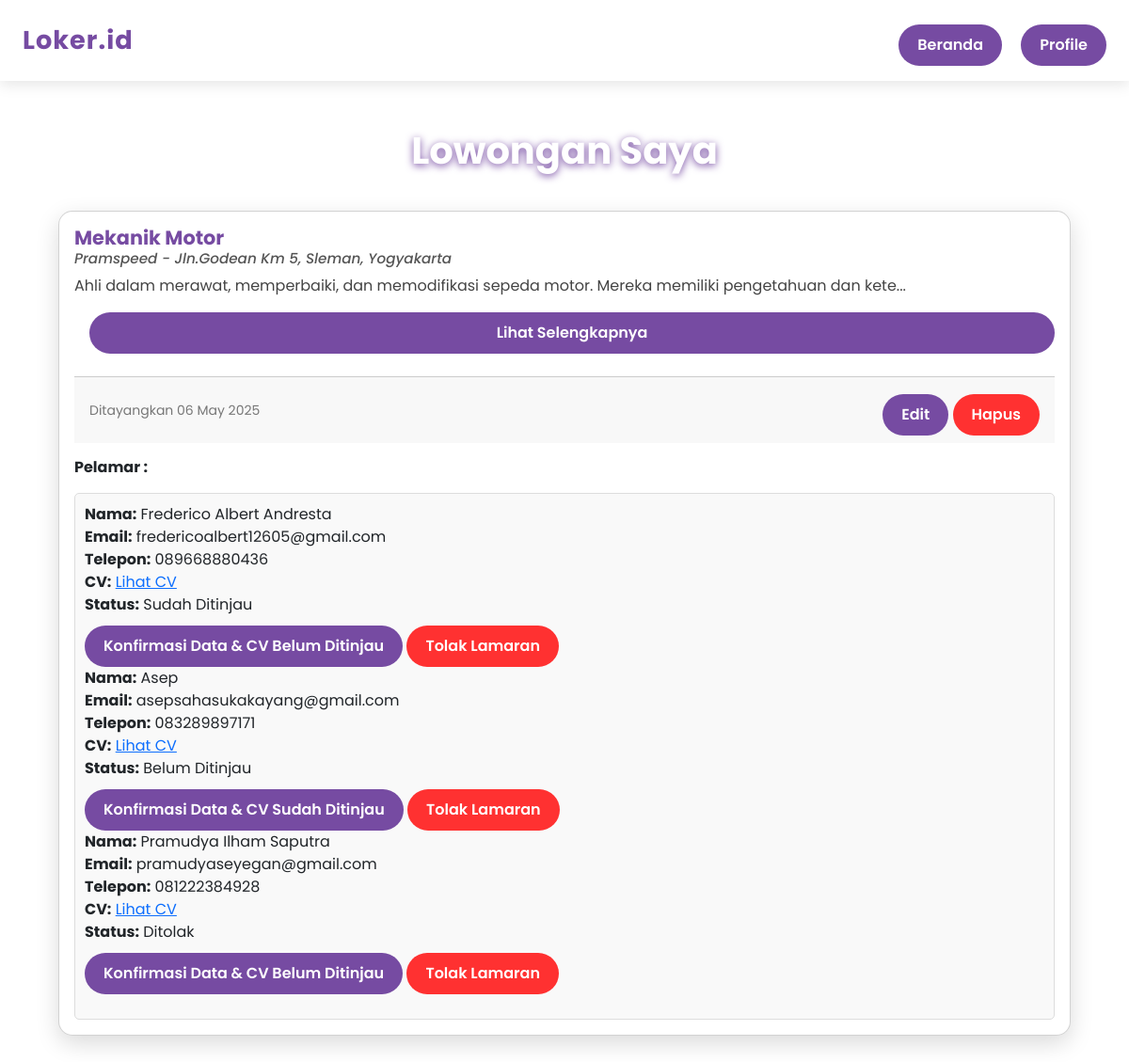
The app's page /my_jobs.php (signed in) with its own data.
### tables this page shows
CREATE TABLE `jobs` (
  `id` int(11) NOT NULL,
  `job_title` varchar(255) NOT NULL,
  `company_name` varchar(255) NOT NULL,
  `location` varchar(255) NOT NULL,
  `description` text NOT NULL,
  `posted_date` datetime DEFAULT current_timestamp(),
  `created_by` int(11) NOT NULL
);

CREATE TABLE `applications` (
  `application_id` int(11) NOT NULL,
  `job_id` int(11) NOT NULL,
  `applicant_name` varchar(255) NOT NULL,
  `applicant_email` varchar(255) NOT NULL,
  `applicant_phone` varchar(255) NOT NULL,
  `cv_file` varchar(255) NOT NULL,
  `applied_at` datetime DEFAULT current_timestamp(),
  `applicant_id` int(11) DEFAULT NULL,
  `STATUS` enum('Belum Ditinjau','Sudah Ditinjau','Ditolak') NOT NULL DEFAULT 'Belum Ditinjau'
);

### my_jobs.php (the view, shortened to what this page needs)
<?php
require 'config.php';
$user_id = $_SESSION['user_id'];
$stmt = $pdo->prepare("SELECT * FROM jobs WHERE created_by = ? ORDER BY posted_date DESC");
$stmt->execute([$user_id]);
$jobs = $stmt->fetchAll(PDO::FETCH_ASSOC);
?>
<!DOCTYPE html>
<html lang="id">
<head>
  <link href="https://cdn.jsdelivr.net/npm/bootstrap@5.3.0/dist/css/bootstrap.min.css" rel="stylesheet" />
</head>
<body>
<nav class="navbar d-flex justify-content-between align-items-center">
  <a href="index.php" class="navbar-brand">Loker.id</a>
  <div>
    <a href="index.php" class="btn btn-back">Beranda</a>
    <a href="profile.php" class="btn btn-back">Profile</a>
  </div>
</nav>
<div class="container">
  <h1>Lowongan Saya</h1>
  <?php if (count($jobs) === 0): ?>
    <div class="alert alert-light text-center fs-5" style="color:#fff;">Anda belum membuat lowongan pekerjaan apa pun.</div>
  <?php else: ?>
    <div class="row row-cols-1">
      <?php foreach ($jobs as $job): ?>
      <div class="col">
        <div class="card">
          <div class="card-body">
            <h5 class="card-title"><?= htmlspecialchars($job['job_title']) ?></h5>
            <h6 class="card-subtitle mb-2"><?= htmlspecialchars($job['company_name']) ?> - <?= htmlspecialchars($job['location']) ?></h6>
            <p class="card-text short-description"><?= nl2br(htmlspecialchars(substr($job['description'], 0, 100))) ?>...</p>
            <button class="btn btn-apply toggle-description">Lihat Selengkapnya</button> <br>
            <div class="card-footer">
              <small>Ditayangkan <?= date('d M Y', strtotime($job['posted_date'])) ?></small>
              <div>
                <a href="edit_job.php?job_id=<?= $job['id'] ?>" class="btn btn-back">Edit</a>
                <a href="delete_job.php?id=<?= $job['id'] ?>" class="btn btn-reject" onclick="return confirm('Apakah Anda yakin ingin menghapus lowongan ini?');">Hapus</a>
              </div>
            </div>
            <h6 class="mt-3"><strong>Pelamar :</strong></h6>
            <?php
            $applicants_stmt = $pdo->prepare("SELECT * FROM applications WHERE job_id = ?");
            $applicants_stmt->execute([$job['id']]);
            $applicants = $applicants_stmt->fetchAll(PDO::FETCH_ASSOC);
            ?>
            <?php if (count($applicants) > 0): ?>
              <div class="applicant-info">
                <ul class="list-unstyled">
            <?php foreach ($applicants as $applicant): ?>
                <li>
                    <strong>Nama:</strong> <?= htmlspecialchars($applicant['applicant_name']) ?><br>
                    <strong>Email:</strong> <?= htmlspecialchars($applicant['applicant_email']) ?><br>
                    <strong>Telepon:</strong> <?= htmlspecialchars($applicant['applicant_phone']) ?><br>
                    <strong>CV:</strong> <a href="<?= htmlspecialchars($applicant['cv_file']) ?>" target="_blank">Lihat CV</a><br>
                    <strong>Status:</strong> <?= htmlspecialchars($applicant['STATUS']) ?><br>
                    <form method="post" action="update_status.php">
                      <button type="submit" class="btn btn-custom">Konfirmasi Data & CV <?= $applicant['STATUS'] === 'Belum Ditinjau' ? 'Sudah Ditinjau' : 'Belum Ditinjau' ?></button>
                      <button type="submit" name="reject" value="1" class="btn btn-reject">Tolak Lamaran</button>
                    </form>
                </li>
            <?php endforeach; ?>
                </ul>
              </div>
            <?php else: ?>
              <p>Tidak ada pelamar untuk lowongan ini.</p>
            <?php endif; ?>
          </div>
        </div>
      </div>
      <?php endforeach; ?>
    </div>
  <?php endif; ?>
</div>
</body>
</html>

### my_jobs.php (style rules this page uses)
body { font-family: 'Poppins', sans-serif; height: 100%; }
.navbar { background-color: rgba(255,255,255,0.9) !important; box-shadow: 0 4px 15px rgba(0,0,0,0.1); padding: 1rem 1.5rem; }
.navbar .navbar-brand { font-weight: 700; font-size: 1.7rem; color: #764ba2 !important; letter-spacing: 1px; text-decoration: none; }
.btn-back { background: #764ba2; border: none; color: white; font-weight: 600; border-radius: 30px; padding: 10px 20px; margin-top: 10px; transition: background 0.3s ease; margin-left: 1rem; }
.container { max-width: 1100px; margin: 50px auto 80px; margin-bottom: 80px; }
h1 { color: #fff; font-weight: bold; text-align: center; margin-bottom: 40px; text-shadow: 0 2px 8px #764ba2; }
.card { border-radius: 15px; box-shadow: 0 8px 24px rgba(0,0,0,0.15); transition: transform 0.3s ease, box-shadow 0.3s ease; cursor: pointer; background: #fff; display: flex; flex-direction: column; height: auto; margin-bottom: 20px; }
.card-body { flex-grow: 1; display: flex; flex-direction: column; overflow: visible; }
.card-title { font-weight: 700; font-size: 1.3rem; color: #764ba2; margin-bottom: 4px; }
.card-subtitle { font-weight: 500; color: #555; font-style: italic; font-size: 0.95rem; margin-bottom: 15px; }
.card-text { font-size: 1rem; color: #444; overflow: hidden; text-overflow: ellipsis; flex-grow: 1; }
.card-footer { margin-top: auto; display: flex; justify-content: space-between; align-items: center; }
.card-footer small { color: #777; }
.btn-apply { background: #764ba2; border: none; color: white; font-weight: 600; border-radius: 30px; padding: 10px 20px; transition: background 0.3s ease; margin-left: 1rem; }
.btn-custom { background-color: #764ba2; color: white; font-weight: 600; border-radius: 30px; padding: 10px 20px; border: none; transition: background-color 0.3s ease; margin-top: 10px; }
.btn-reject { background-color: #ff3131; color: white; font-weight: 600; border-radius: 30px; padding: 10px 20px; border: none; transition: background-color 0.3s ease; margin-top: 10px; }
.applicant-info { margin-top: 10px; padding: 10px; border: 1px solid #ddd; border-radius: 5px; background-color: #f9f9f9; }

### records on screen
jobs: job_title "Mekanik Motor", company_name "Pramspeed", location "Jln.Godean Km 5, Sleman, Yogyakarta", description "Ahli dalam merawat, memperbaiki, dan memodifikasi sepeda motor. Mereka memiliki pengetahuan dan kete", posted_date "06 May 2025"
applications: applicant_name "Frederico Albert Andresta", applicant_email "fredericoalbert12605@gmail.com", applicant_phone "089668880436", STATUS "Sudah Ditinjau", shows "Belum Ditinjau"
applications: applicant_name "Asep", applicant_email "asepsahasukakayang@gmail.com", applicant_phone "083289897171", STATUS "Belum Ditinjau", shows "Sudah Ditinjau"
applications: applicant_name "Pramudya Ilham Saputra", applicant_email "pramudyaseyegan@gmail.com", applicant_phone "081222384928", STATUS "Ditolak", shows "Belum Ditinjau"
